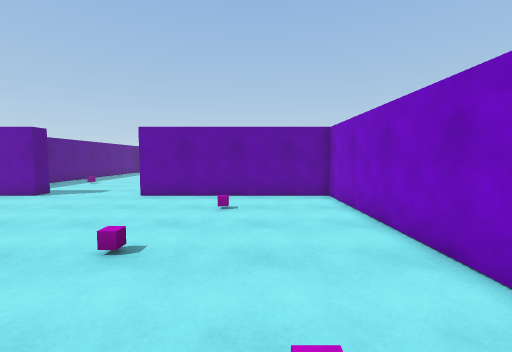
view 1 (above)

16 first-person views from a walk through a Unity game level. The camera is 1.5 m above the floor, tilts 4° down and sees 90° across. The floor is counted in squares, 1 m on a side. Each view is taken from the middle of a square. On the plan, view 1 faces up. The plan holds only what a view shows up to about 13 squares ahead; the rest is blank. The place goes on beyond the plan. The player character is not drawn.

view 2
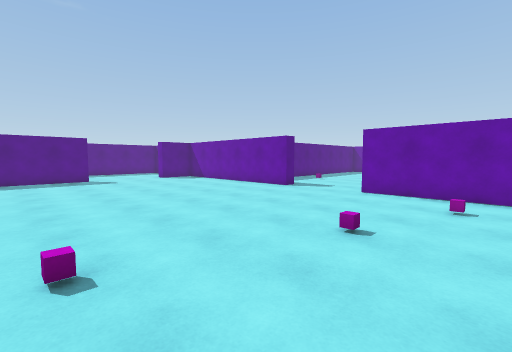

view 3
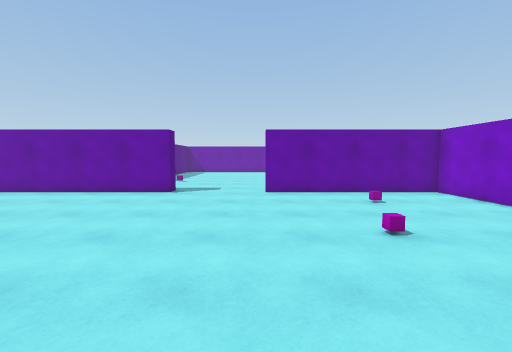

view 4
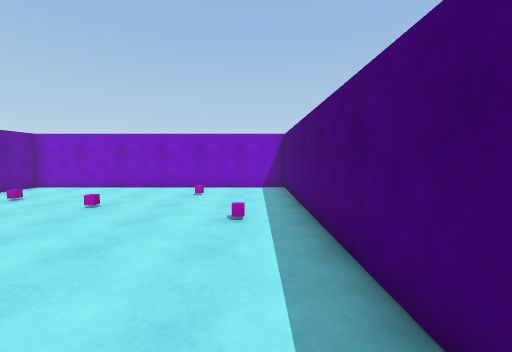

view 5
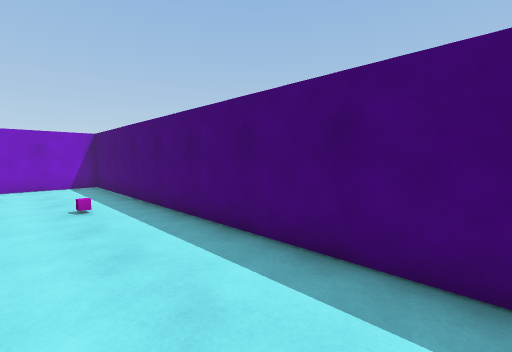

view 6
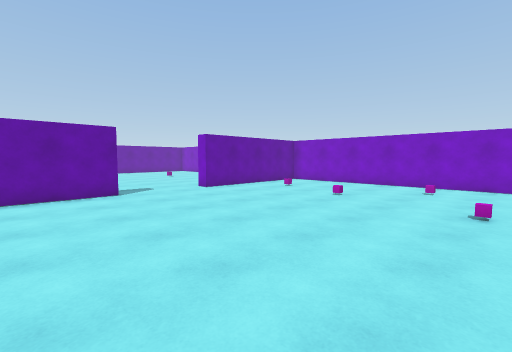

view 7
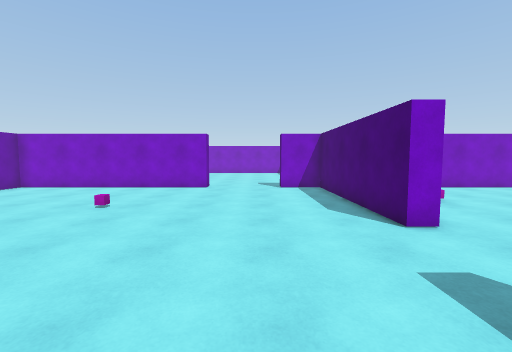

view 8
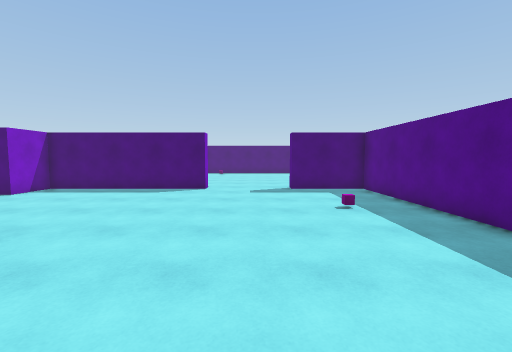

view 9
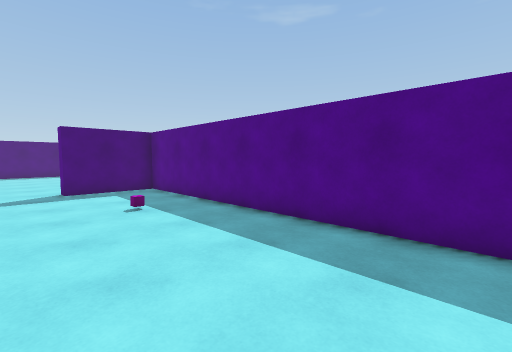

view 10
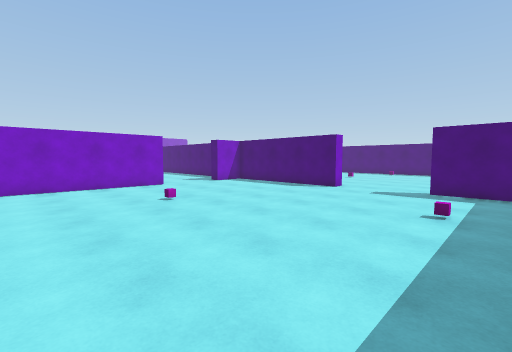

view 11
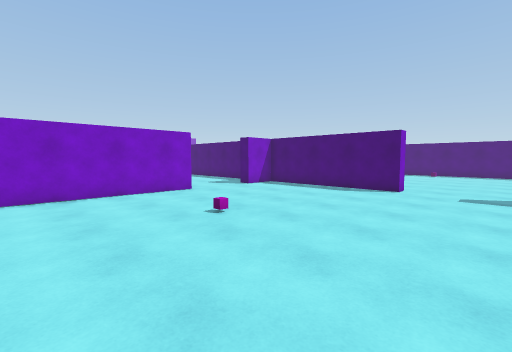

view 12
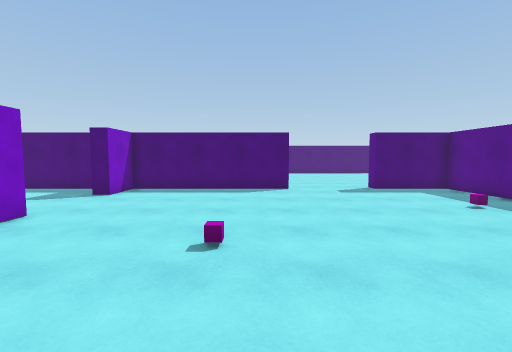

view 13
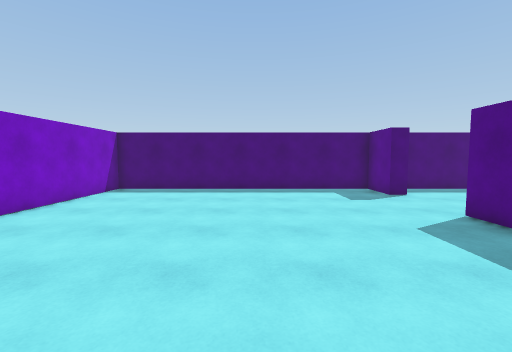

view 14
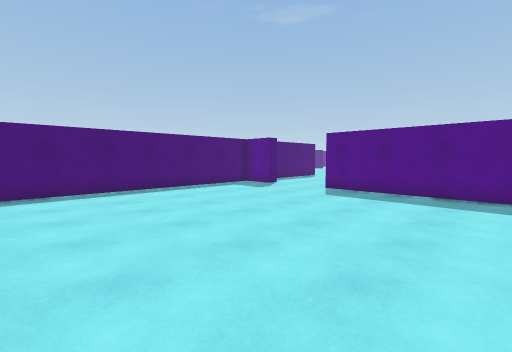

view 15
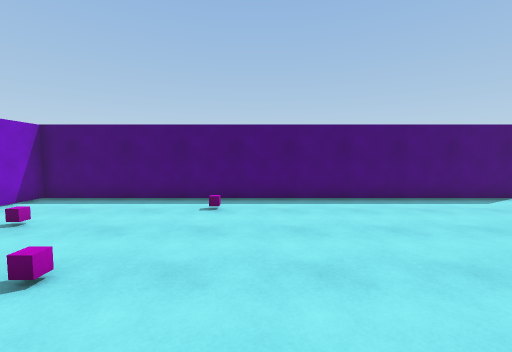

view 16
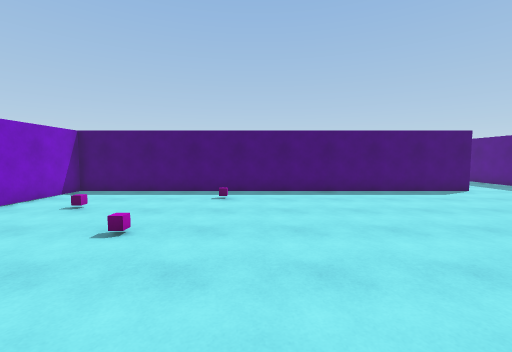

### Floor plan
Points are (right, up) in squares from view 1. A wall is a line through its corners. A room is listed if a view was taken in it or the views show most of it. See-through windows are left out.
Room 1 (views 1, 2, 3, 4, 5, 6, 15, 16)
walls: (-8.7, 10) (-12.5, 10); (-12.5, -2.4) (2.9, -2.4) (2.9, 10) (-4.6, 10)
ways out: opening at (-7, 9.2) to room 2
Room 2 (views 7, 8, 9, 10, 11, 12)
walls: (-4.6, 10) (-4.6, 10.8) (2.9, 10.8) (2.9, 12.7); (2.9, 16.4) (2.9, 23.5); (-12.2, 23.1) (-12.2, 10.8) (-8.7, 10.8) (-8.7, 10)
ways out: opening at (-7, 9.2) to room 1; opening at (2.2, 14.5) to room 3
Room 3 (views 13, 14)
walls: (2.9, 12.7) (3.6, 12.7) (3.6, 10.8) (15.5, 10.8); (3.6, 23.1) (3.6, 16.4)
ways out: opening at (2.2, 14.5) to room 2

Where each view was taken, in squares from view 1:
view 1: 0 up, 0 right, facing up
view 2: 1 down, 0 right, facing up-left
view 3: 1 down, 5 left, facing up
view 4: 1 down, 10 left, facing right
view 5: 1 up, 12 left, facing down-right
view 6: 1 down, 12 left, facing up-right
view 7: 14 up, 10 left, facing right
view 8: 23 up, 7 left, facing down
view 9: 23 up, 7 left, facing down-left
view 10: 23 up, 11 left, facing down-right
view 11: 23 up, 8 left, facing down-right
view 12: 23 up, 3 left, facing down
view 13: 23 up, 9 right, facing down
view 14: 23 up, 15 right, facing down-left
view 15: 7 up, 5 left, facing down
view 16: 9 up, 5 left, facing down
